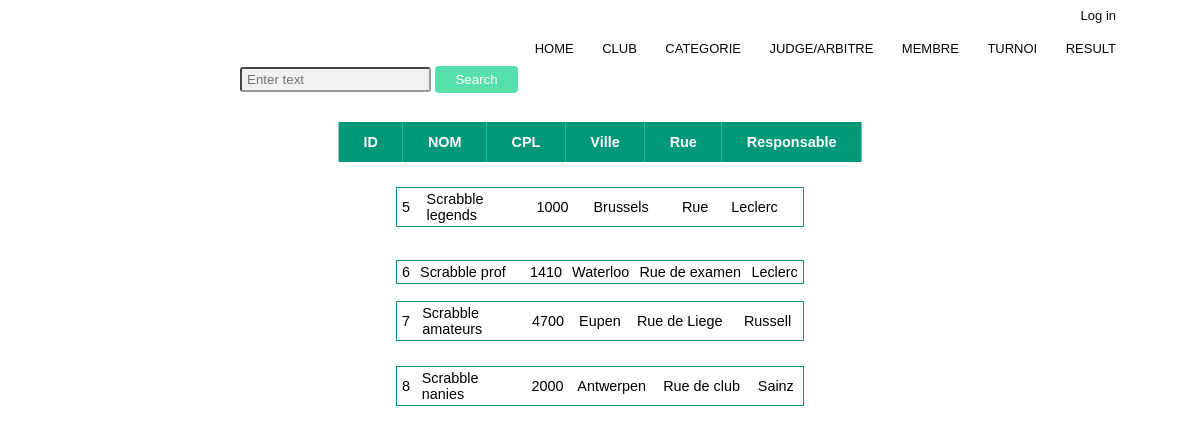
/php_projekt/View/club-view.php, run on the app's committed database.
### tables this page shows
CREATE TABLE `club` (
  `id` int NOT NULL,
  `nom` varchar(100) DEFAULT NULL,
  `codePostal` varchar(100) DEFAULT NULL,
  `localite` varchar(100) DEFAULT NULL,
  `rue` varchar(100) DEFAULT NULL,
  `responsable` int DEFAULT NULL
);

CREATE TABLE `membre` (
  `id` int NOT NULL,
  `nom` varchar(100) NOT NULL,
  `prenom` varchar(100) NOT NULL,
  `codePostal` varchar(100) DEFAULT NULL,
  `localite` varchar(100) DEFAULT NULL,
  `rue` varchar(100) DEFAULT NULL,
  `gsm` varchar(100) DEFAULT NULL,
  `dateDeNaissance` date NOT NULL,
  `serie` varchar(100) DEFAULT NULL,
  `categorie` int DEFAULT NULL,
  `codeClub` int DEFAULT NULL,
  `totalPointsSaison` int DEFAULT NULL,
  `moteDePass` varchar(100) DEFAULT NULL,
  `email` varchar(100) NOT NULL
);

### php_projekt/Model/AccesDB.php (called while the page is built, shortened)
<?php
require_once 'DB_mysqli.php';
class AccesDB {
    public function requet (string $sql) {
        $this->connection = DB_mySqli::getInstance();
        return $this->connection->query($sql);
    }
    public function ListerLesClub() {
        $query="select club.id, club.nom, club.codePostal, club.localite, club.rue, membre.nom as responsable
        from club inner join membre on club.responsable = membre.id";
        $result = $this->requet($query);
        return $result;
    }
}
?>

### php_projekt/Model/DB_mySqli.php (called while the page is built, shortened)
<?php
class DB_mySqli extends mysqli {
    private static $instance;
    public static function getInstance() : self {
        if(self::$instance === null) {
            self::$instance = new self();
        }
        return self::$instance;
    }
}
?>

### php_projekt/View/presentation.php (the view, shortened to what this page needs)
<?php
class Presentation {
    public function clubList ($result) {
        echo <<<__END
            <table class="content-table ">
            <thead>
                <tr>
                    <th>ID</th>
                    <th>NOM</th>
                    <th>CPL</th>
                    <th>Ville</th>
                    <th>Rue</th>
                    <th>Responsable</th>
                </tr>
                </thead>
                </table>
            __END;
                while($row = mysqli_fetch_assoc($result)) {
                    $id = $row['id'];
                    $nom = $row['nom'];
                    $cpl = $row['codePostal'];
                    $localite = $row['localite'];
                    $rue = $row['rue'];
                    $responsable = $row['responsable'];
                    echo "
                    <table class='content-table tableClub'>
                    <tbody>
                    <tr>
                        <td>$id</td>
                        <td class='tdClubName'>$nom</td>
                        <td>$cpl</td>
                        <td>$localite</td>
                        <td>$rue</th>
                        <td>$responsable</th>";
                        echo '
                        </td>
                    </tr>
                    </tbody>
                    </table>
                    ';
                }
    }
}
?>

### php_projekt/View/club-view.php (shortened to what this page needs)
<?php
if(isset($_SESSION['login'])){
    if($_SESSION['login'] === 'ok'){
        include('../Templates/header-sub-logout.php');
    } else {
        include('../Templates/header-login-subcat.php');
    }
} else {
    include('../Templates/header-login-subcat.php');
}
include('../Templates/header-subcat.php');
include('../Templates/search.php');
include('../Controller/club-ctrl.php');
?>

### php_projekt/Templates/header-login-subcat.php (shortened to what this page needs)
<html>
<head>
    <link rel="stylesheet" href="../style.css">
</head>
<body>
<nav>
<div class="nav-links">
<ul>
<li><a href="login-view.php">Log in</a></li>
</ul>
</div>
</nav>
</body>
</html>

### php_projekt/Templates/header-subcat.php (shortened to what this page needs)
<html>
<head>
    <link rel="stylesheet" href="../style.css">
</head>
<body>
<nav>
<div class="nav-links" id="navLinks">
    <ul>
        <li><a href="../index.php">HOME</a></li>
        <li><a href="club-view.php">CLUB</a></li>
        <li><a href="categories-view.php">CATEGORIE</a></li>
        <li><a href="judge-view.php">JUDGE/ARBITRE</a></li>
        <li><a href="membre-view.php">MEMBRE</a></li>
        <li><a href="turnoi-view.php">TURNOI</a></li>
        <li><a href="participer-view.php">RESULT</a></li>
    </ul>
</div>
</nav>
</body>
</html>

### php_projekt/Templates/search.php (shortened to what this page needs)
<html>
<head>
    <link rel="stylesheet" href="../style.css">
</head>
<body>
<form action="../Controller/searchRequest.php" method="post">
    <input class="input-search" type="text" name="search" placeholder="Enter text">
    <button class="btn" type="submit" name="submit">Search</button>
    </form>
</body>
</html>

### php_projekt/Controller/club-ctrl.php (shortened to what this page needs)
<?php
require_once '../Model/AccesDB.php';
require_once '../Model/DB_mySqli.php';
require_once 'presentation.php';
$access = new AccesDB();
if(isset($_SESSION['searchActive'])) {
    if($_SESSION['searchActive']){
        $text =   $_SESSION['textToSearch'];
        if($text !== ''){
            $result = $access->searchClubTable($text);
            $presentation = new Presentation();
            $presentation->clubList ($result);
            $_SESSION['searchActive']=null;
        } else {
            $result = $access->ListerLesClub();
            $presentation = new Presentation();
            $presentation->clubList ($result);
        }
    }
} else {
    $result = $access->ListerLesClub();
    $presentation = new Presentation();
    $presentation->clubList ($result);
}
?>

### php_projekt/style.css (style rules this page uses)
* { margin: 0; padding: 0; font-family: 'Poppins', sans-serif; }
nav { display: flex; padding: 0 6%; justify-content: space-between; align-items: center; }
.nav-links { flex: 1; text-align: right; }
.nav-links ul li { list-style: none; display: inline-block; padding: 8px 12px; position: relative; }
.nav-links ul li a { color: rgb(7, 7, 7); text-decoration: none; font-size: 13px; }
.nav-links ul li::after { content: ''; width: 0%; height: 2px; background: #eeda25; display: block; margin: auto; transition: 0.5s; }
.content-table { position: relative; top: 3%; left: 50%; transform: translate(-50%, -50%); border-collapse:collapse; margin:25px 0; font-size: 0.9em; }
.content-table thead tr { background-color: #009879; color: #ffffff; text-align: left; }
.content-table th { padding: 12px 25px; }
.content-table td { padding: 3px 5px; }
.content-table tbody tr { border: 1px solid #009879; }
.btn { padding: 6px 20px; background-color: #57dfab; color: white; border-radius: 4px; border: none; }
.input-search { padding: 3px 5px; background-color: rgb(240, 240, 240); border-radius: 3px; border-color: rgb(153, 153, 153); margin-left: 20%; }
.tableClub { width:34%; }
.tdClubName { width:27%; }

### data on the page
club: id "5", nom "Scrabble legends", codePostal "1000", localite "Brussels", rue "Rue", responsable.nom "Leclerc"
club: id "6", nom "Scrabble prof", codePostal "1410", localite "Waterloo", rue "Rue de examen", responsable.nom "Leclerc"
club: id "7", nom "Scrabble amateurs", codePostal "4700", localite "Eupen", rue "Rue de Liege", responsable.nom "Russell"
club: id "8", nom "Scrabble nanies", codePostal "2000", localite "Antwerpen", rue "Rue de club", responsable.nom "Sainz"
